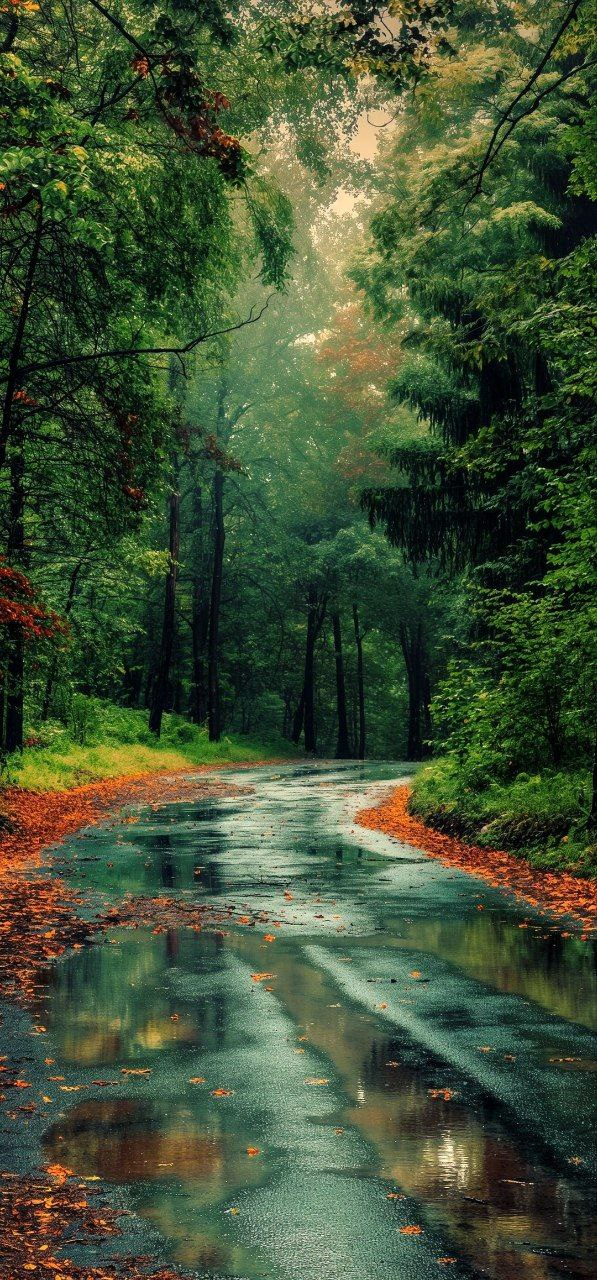
#> input picture CA3/Outputs/Image to Sketch/test_image.jpg, 597 x 1280 px
$ python sketch.py
#> lines starting #> are read from the running program, lines starting #| are printed output that depends on the picture
# -*- coding: utf-8 -*-
"""
Created on Tue May 14 01:35:01 2024

@author: Mhsa
"""
#https://github.com/codewithpom/Get-Sketch-from-image
# Python program to Convert Image into sketch


import cv2
# read the image file
image = cv2.imread('test_image.jpg')
#> image is the input picture: shape (1280, 597, 3); mean B, G, R 53.2, 80.9, 65.4

# add gray effect
gray_image = cv2.cvtColor(image, cv2.COLOR_BGR2GRAY)
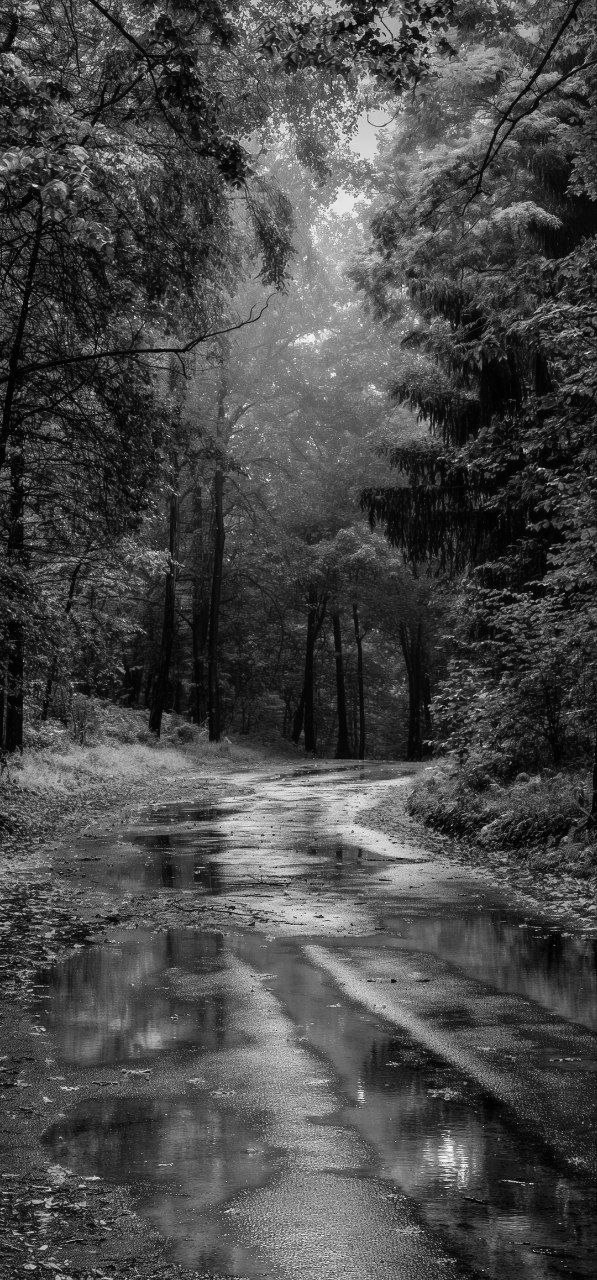
#> gray_image: shape (1280, 597); min 0, max 253, mean 73.1

# invert the image
inverted_image = cv2.bitwise_not(gray_image)
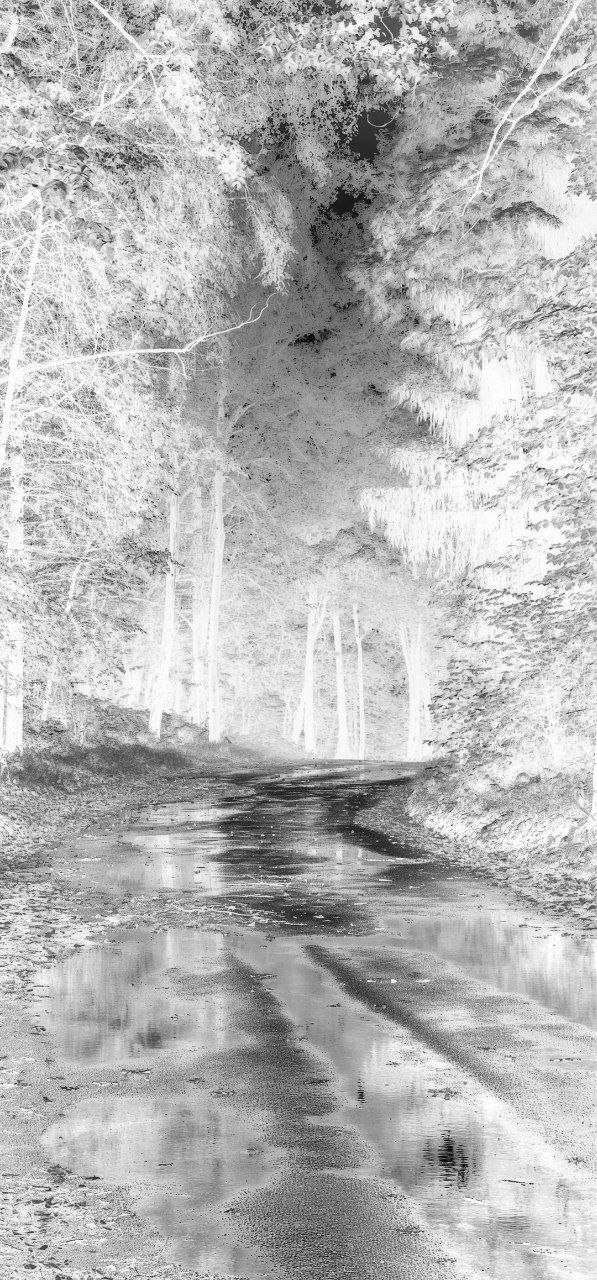
#> inverted_image: shape (1280, 597); min 2, max 255, mean 181.9

# blur the image
blur_image = cv2.GaussianBlur(inverted_image, (21, 21), 0)
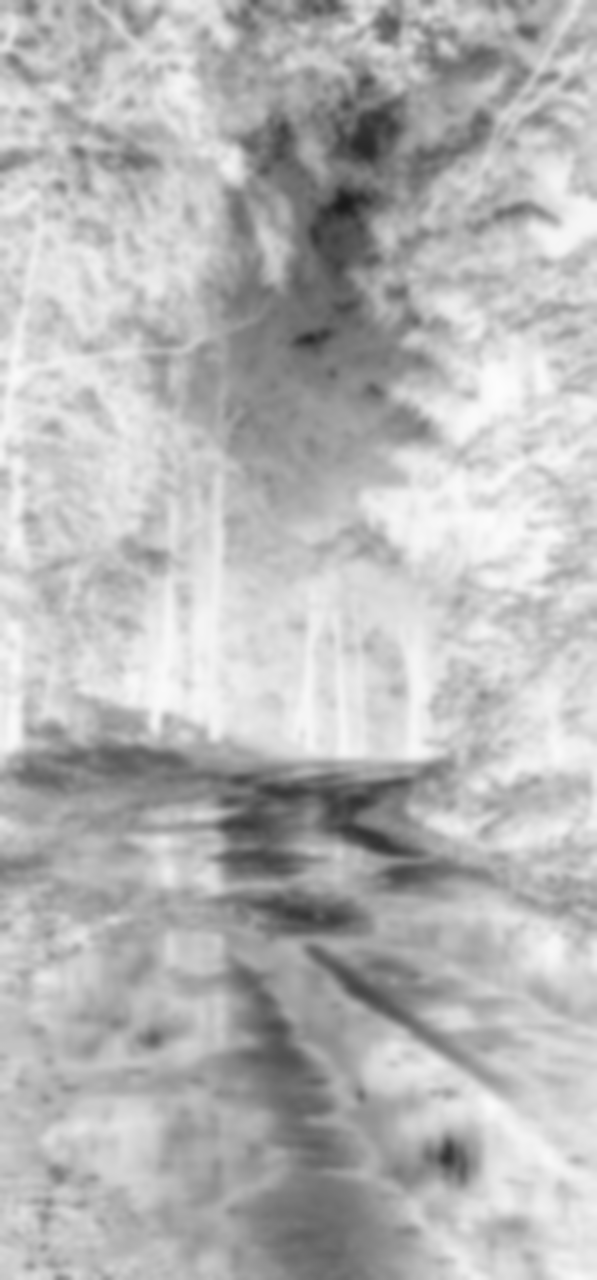
#> blur_image: shape (1280, 597); min 27, max 252, mean 181.9

# create inverted blur image
inverted_blur = cv2.bitwise_not(blur_image)
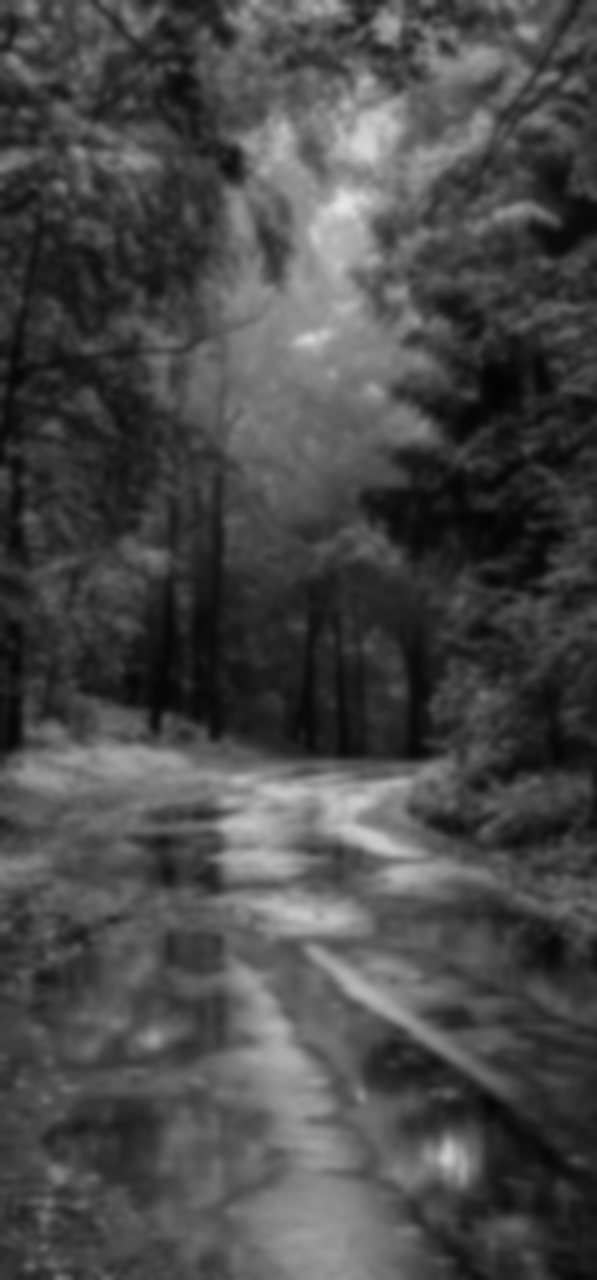
#> inverted_blur: shape (1280, 597); min 3, max 228, mean 73.1

# divide the gray image and inverted blur

sketch = cv2.divide(gray_image, inverted_blur, scale=256.0)
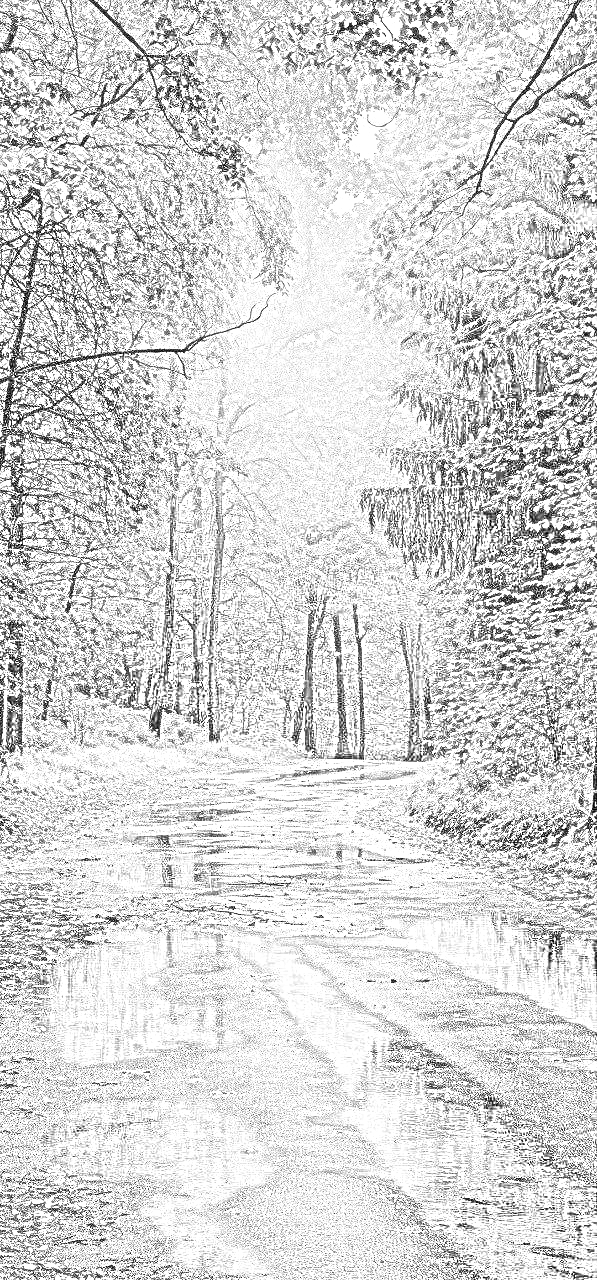
#> sketch: shape (1280, 597); min 0, max 255, mean 213.4

# save the file to the folder

cv2.imwrite("sketch_image.jpg", sketch)
